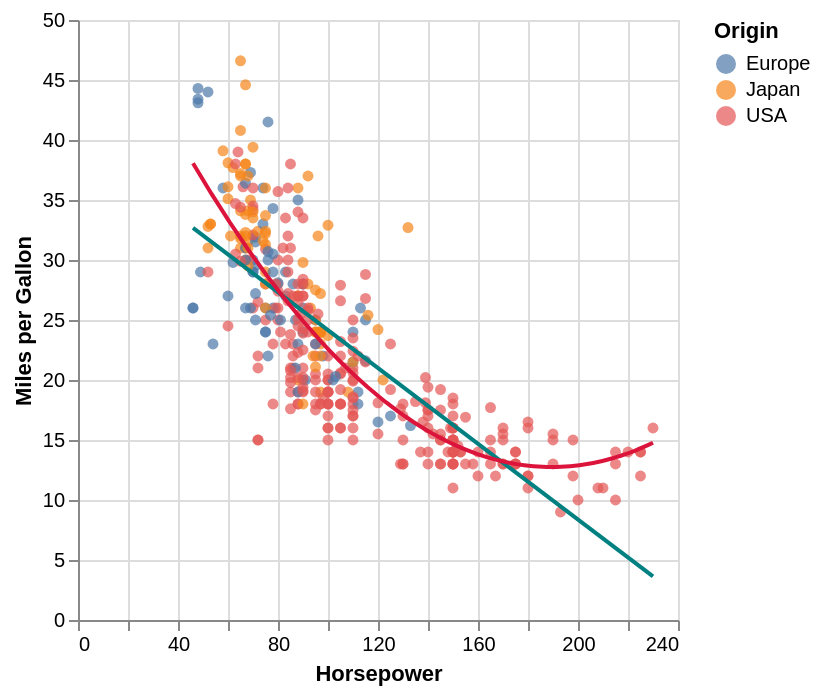

The notebook cell this image was saved under:
### Code cell
#@title Adding regression lines to scatterplots


cars = data.cars()

ch = alt.Chart(cars).mark_circle().encode(
    alt.X('Horsepower:Q', title = 'Horsepower'),
    alt.Y('Miles_per_Gallon:Q', title = 'Miles per Gallon'),
)

linear_regression = ch.transform_regression(
    'Horsepower',
    'Miles_per_Gallon',
).mark_line(color = 'teal')

polygonal_regression = ch.transform_regression(
    'Horsepower',
    'Miles_per_Gallon',
    method = 'poly',
    order = 2
).mark_line(color = 'crimson')


(ch.encode(alt.Color('Origin:N')) +
 linear_regression + polygonal_regression)

### Figure 1 — Vega-Lite specification as saved in the notebook (floating-point values rounded to 4 significant figures; data arrays with more than 128 entries replaced by an {"elided": "..."} marker saying what was removed)
{"config": {"view": {"continuousWidth": 300, "continuousHeight": 300}}, "layer": [{"mark": {"type": "circle"}, "encoding": {"color": {"field": "Origin", "type": "nominal"}, "x": {"field": "Horsepower", "title": "Horsepower", "type": "quantitative"}, "y": {"field": "Miles_per_Gallon", "title": "Miles per Gallon", "type": "quantitative"}}}, {"mark": {"type": "line", "color": "teal"}, "encoding": {"x": {"field": "Horsepower", "title": "Horsepower", "type": "quantitative"}, "y": {"field": "Miles_per_Gallon", "title": "Miles per Gallon", "type": "quantitative"}}, "transform": [{"on": "Horsepower", "regression": "Miles_per_Gallon"}]}, {"mark": {"type": "line", "color": "crimson"}, "encoding": {"x": {"field": "Horsepower", "title": "Horsepower", "type": "quantitative"}, "y": {"field": "Miles_per_Gallon", "title": "Miles per Gallon", "type": "quantitative"}}, "transform": [{"on": "Horsepower", "regression": "Miles_per_Gallon", "method": "poly", "order": 2}]}], "data": {"name": "data-583e73726c1545c56c203344161a975c"}, "$schema": "https://vega.github.io/schema/vega-lite/v5.20.1.json", "datasets": {"data-583e73726c1545c56c203344161a975c": {"elided": "406 records"}}}
